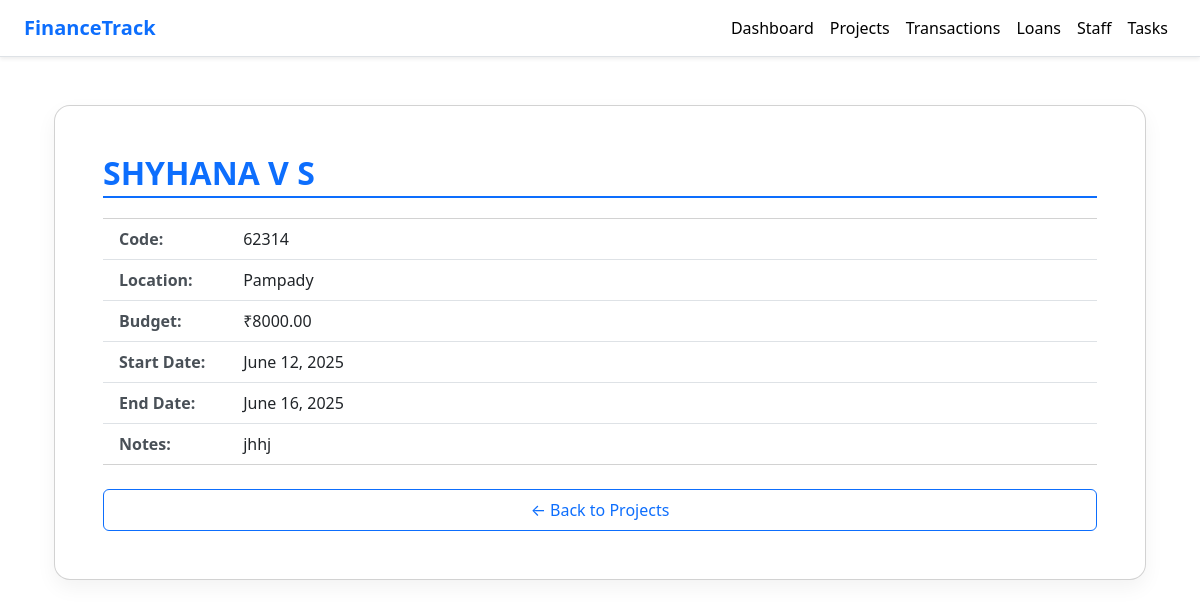
Before: /projects/2/ with the older database file.
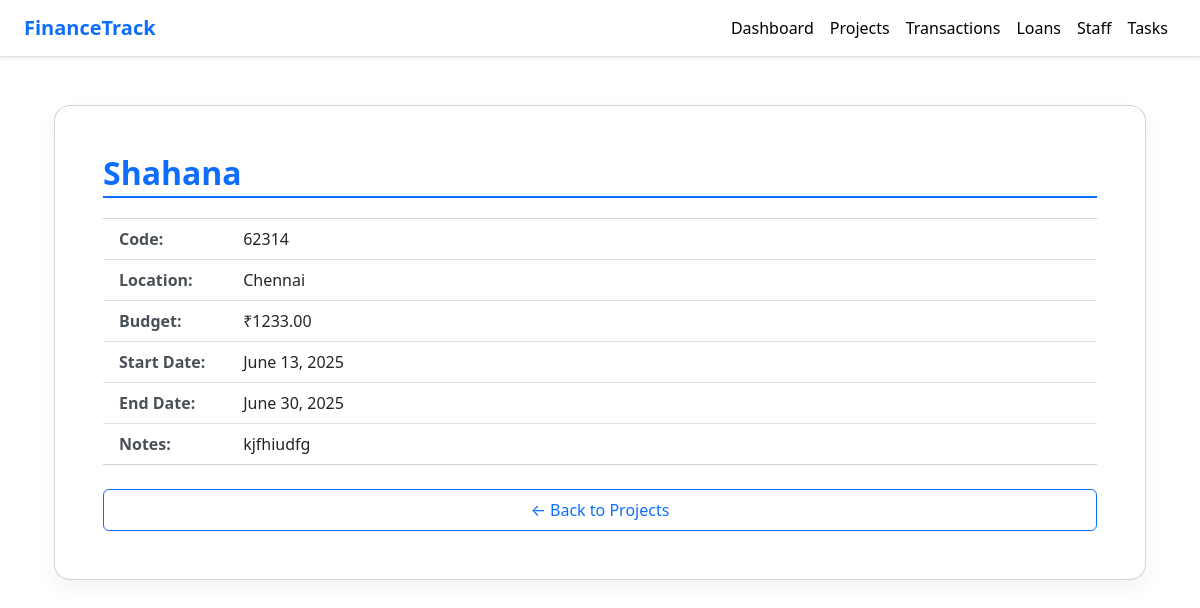
After: the same page with the newer database file.
### app1/models.py (models this page shows, shortened)
class Project(models.Model):
    code = models.CharField(max_length=20)
    name = models.CharField(max_length=100)
    location = models.CharField(max_length=100)
    total_budget = models.DecimalField(max_digits=12, decimal_places=2)
    start_date = models.DateField()
    end_date = models.DateField()
    notes = models.TextField(blank=True, null=True)

### app1/views.py (the view)
# urls.py: path('projects/<int:pk>/', views.project_detail_view, name='project-detail'),
def project_detail_view(request, pk):
    project = get_object_or_404(Project, pk=pk)
    return render(request, 'project_detail.html', {'project': project})

### templates/project_detail.html (shortened to what this page needs)
{% extends 'base.html' %}
{% block content %}
<div class="container mt-5 fade-in-up">
  <div class="card project-card p-5">
    <h2 class="project-heading">{{ project.name }}</h2>
    <ul class="list-group list-group-flush">
      <li class="list-group-item"><strong>Code:</strong> {{ project.code }}</li>
      <li class="list-group-item"><strong>Location:</strong> {{ project.location }}</li>
      <li class="list-group-item"><strong>Budget:</strong> ₹{{ project.total_budget }}</li>
      <li class="list-group-item"><strong>Start Date:</strong> {{ project.start_date }}</li>
      <li class="list-group-item"><strong>End Date:</strong> {{ project.end_date }}</li>
      <li class="list-group-item"><strong>Notes:</strong> {{ project.notes|default:"None" }}</li>
    </ul>
    <a href="{% url 'project_list' %}" class="btn btn-outline-primary mt-4 px-4 py-2">
      ← Back to Projects
    </a>
  </div>
</div>
{% endblock %}

Changed rows visible on the page:
changed Project: name "SHYHANA V S" → "Shahana"; location "Pampady" → "Chennai"; total_budget "8000.00" → "1233.00"; start_date "June 12, 2025" → "June 13, 2025"; end_date "June 16, 2025" → "June 30, 2025"; notes "jhhj" → "kjfhiudfg"
